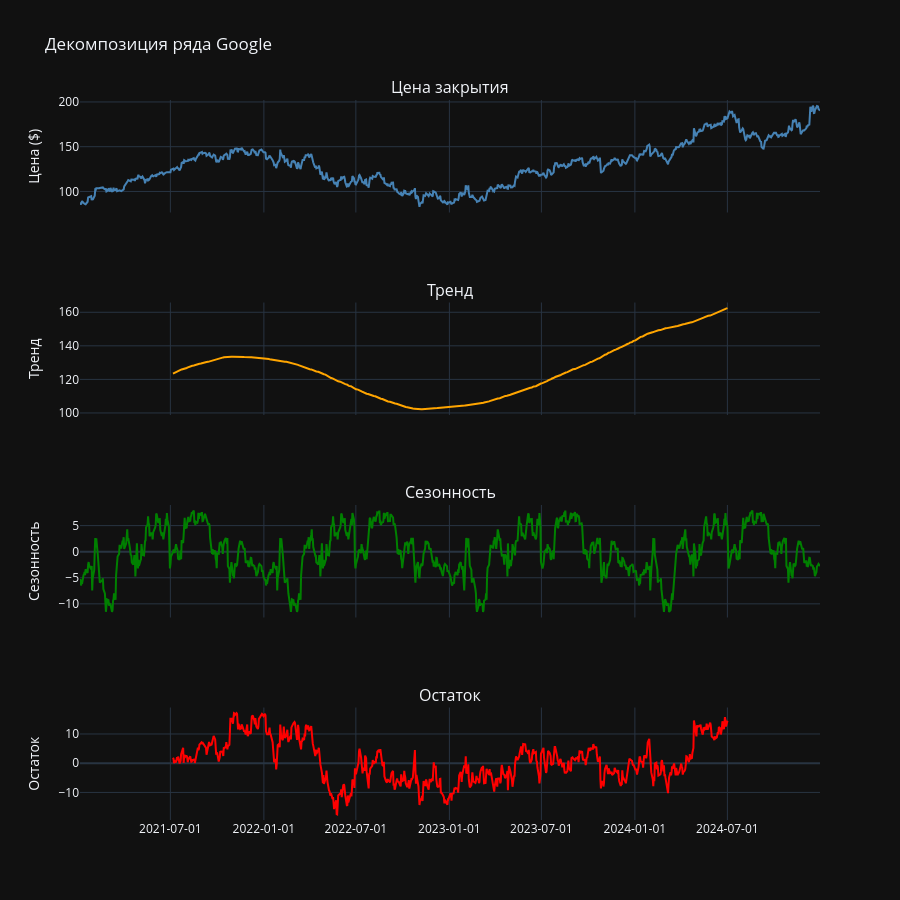

The cell this chart's notebook holds for it:
### Code cell
# Создание фигуры с 4 подграфиками
fig = make_subplots(
    rows=4, 
    cols=1, 
    shared_xaxes=True, 
    subplot_titles=('Цена закрытия', 'Тренд', 'Сезонность', 'Остаток')
)

# Цена закрытия
fig.add_trace(go.Scatter(x=df_stock['Date'], y=df_stock['Close'], mode='lines', name='Цена закрытия', line=dict(color='steelblue')),row=1, col=1)

# Тренд
fig.add_trace(go.Scatter(x=df_stock['Date'], y=df_stock['Trend'], mode='lines', name='Тренд', line=dict(color='orange')), row=2, col=1)

# Сезонность
fig.add_trace(go.Scatter(x=df_stock['Date'], y=df_stock['Seasonality'], mode='lines', name='Сезонность', line=dict(color='green')), row=3, col=1)

# Остаток
fig.add_trace(go.Scatter(x=df_stock['Date'], y=df_stock['Residual'], mode='lines', name='Residual', line=dict(color='red')), row=4, col=1)

# Настройка layout
fig.update_layout(
    title=f"Декомпозиция ряда Google",
    height=900,
    template='plotly_dark',
    hovermode='x unified',
    showlegend=False
)

# Настройка осей
fig.update_xaxes(tickformat="%Y-%m-%d")
fig.update_yaxes(title_text="Цена ($)", row=1, col=1)
fig.update_yaxes(title_text="Тренд", row=2, col=1)
fig.update_yaxes(title_text="Сезонность", row=3, col=1)
fig.update_yaxes(title_text="Остаток", row=4, col=1)

fig.write_html("task_2_decomposition.html", include_plotlyjs=True, full_html=True)
fig.show()

### Figure 1 — Plotly figure (JSON) as saved in the notebook; plotly's stock layout.template omitted (floating-point values rounded to 4 significant figures; data arrays with more than 128 entries replaced by an {"elided": "..."} marker saying what was removed)
{"data": [{"line": {"color": "steelblue"}, "mode": "lines", "name": "Цена закрытия", "x": {"elided": "1004 str values"}, "y": {"elided": "1004 float values"}, "type": "scatter", "xaxis": "x", "yaxis": "y"}, {"line": {"color": "orange"}, "mode": "lines", "name": "Тренд", "x": {"elided": "1004 str values"}, "y": {"elided": "1004 float values"}, "type": "scatter", "xaxis": "x2", "yaxis": "y2"}, {"line": {"color": "green"}, "mode": "lines", "name": "Сезонность", "x": {"elided": "1004 str values"}, "y": {"elided": "1004 float values"}, "type": "scatter", "xaxis": "x3", "yaxis": "y3"}, {"line": {"color": "red"}, "mode": "lines", "name": "Residual", "x": {"elided": "1004 str values"}, "y": {"elided": "1004 float values"}, "type": "scatter", "xaxis": "x4", "yaxis": "y4"}], "layout": {"xaxis": {"anchor": "y", "domain": [0.0, 1.0], "matches": "x4", "showticklabels": false, "tickformat": "%Y-%m-%d"}, "yaxis": {"anchor": "x", "domain": [0.8438, 1.0], "title": {"text": "Цена ($)"}}, "xaxis2": {"anchor": "y2", "domain": [0.0, 1.0], "matches": "x4", "showticklabels": false, "tickformat": "%Y-%m-%d"}, "yaxis2": {"anchor": "x2", "domain": [0.5625, 0.7188], "title": {"text": "Тренд"}}, "xaxis3": {"anchor": "y3", "domain": [0.0, 1.0], "matches": "x4", "showticklabels": false, "tickformat": "%Y-%m-%d"}, "yaxis3": {"anchor": "x3", "domain": [0.2812, 0.4375], "title": {"text": "Сезонность"}}, "xaxis4": {"anchor": "y4", "domain": [0.0, 1.0], "tickformat": "%Y-%m-%d"}, "yaxis4": {"anchor": "x4", "domain": [0.0, 0.1562], "title": {"text": "Остаток"}}, "annotations": [{"font": {"size": 16}, "showarrow": false, "text": "Цена закрытия", "x": 0.5, "xanchor": "center", "xref": "paper", "y": 1.0, "yanchor": "bottom", "yref": "paper"}, {"font": {"size": 16}, "showarrow": false, "text": "Тренд", "x": 0.5, "xanchor": "center", "xref": "paper", "y": 0.7188, "yanchor": "bottom", "yref": "paper"}, {"font": {"size": 16}, "showarrow": false, "text": "Сезонность", "x": 0.5, "xanchor": "center", "xref": "paper", "y": 0.4375, "yanchor": "bottom", "yref": "paper"}, {"font": {"size": 16}, "showarrow": false, "text": "Остаток", "x": 0.5, "xanchor": "center", "xref": "paper", "y": 0.1562, "yanchor": "bottom", "yref": "paper"}], "title": {"text": "Декомпозиция ряда Google"}, "height": 900, "hovermode": "x unified", "showlegend": false}}
